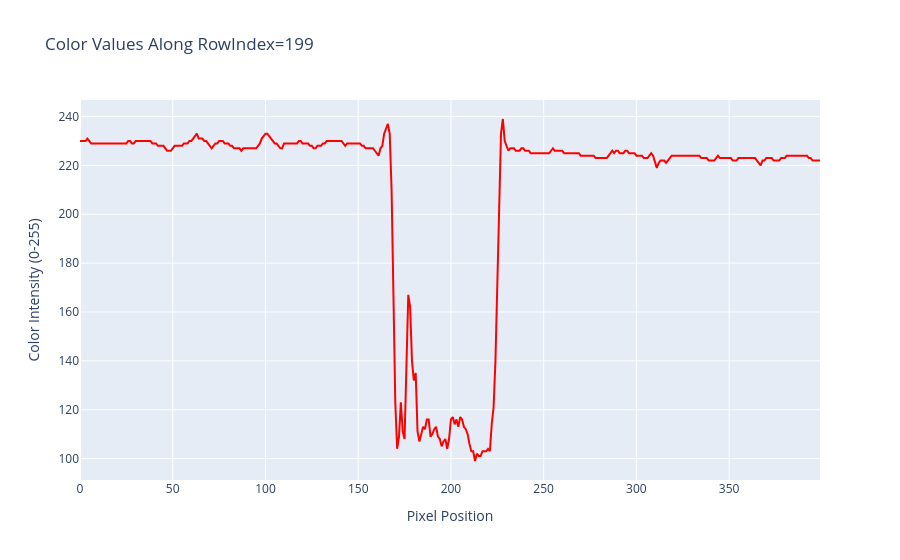

Source (notebook cell):
### Code cell
gray_image_12 = cv.cvtColor(cv.imread('data/single_dot_image12.jpg'), cv.COLOR_BGR2GRAY)
plot_single_channel_color_values_along_row(gray_image_12, height_index=199)

### Figure 1 — Plotly figure (JSON) as saved in the notebook; plotly's stock layout.template omitted (floating-point values rounded to 4 significant figures; data arrays with more than 128 entries replaced by an {"elided": "..."} marker saying what was removed)
{"data": [{"line": {"color": "red"}, "mode": "lines", "name": "Red", "type": "scatter", "x": {"elided": "400 int values"}, "y": {"elided": "400 int values"}}], "layout": {"title": {"text": "Color Values Along RowIndex=199"}, "xaxis": {"title": {"text": "Pixel Position"}}, "yaxis": {"title": {"text": "Color Intensity (0-255)"}}}}
